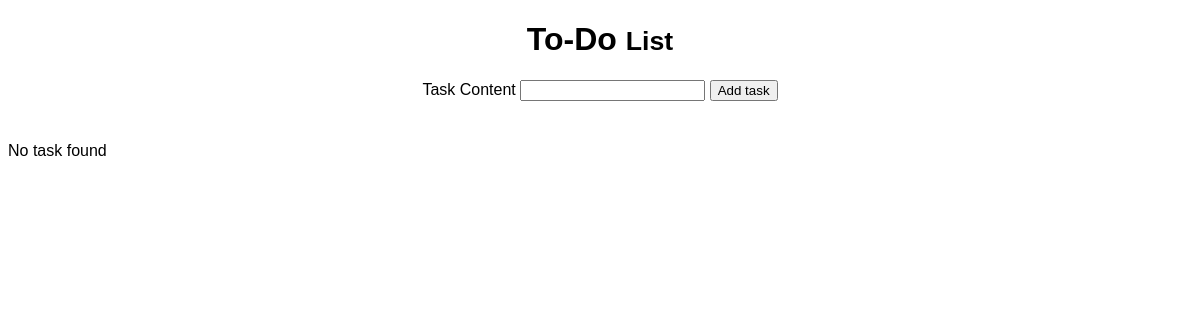
/todo/, run on an earlier commit of the app's database.
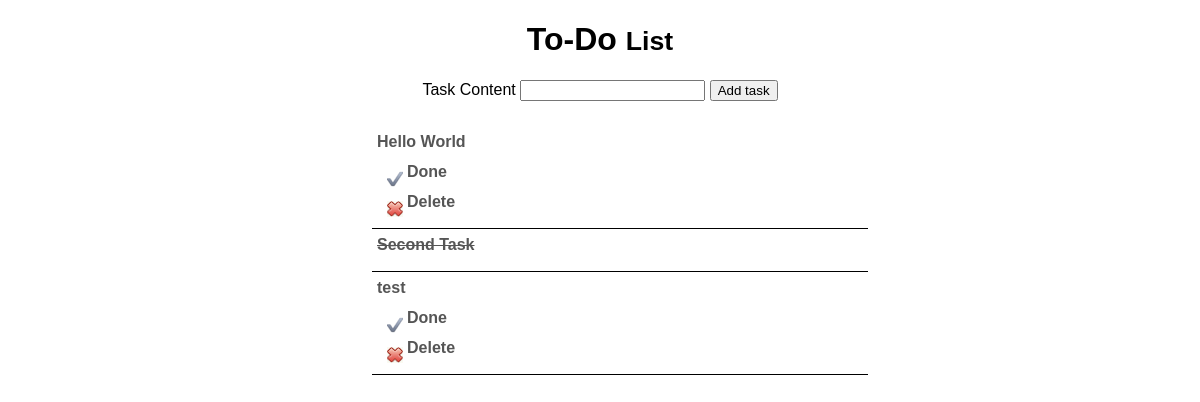
And on a later commit of the database.
### todo/models.py (models this page shows)
class Task(models.Model):
    content = models.CharField(max_length=255)
    is_done = models.BooleanField()
    created_date = models.DateTimeField(auto_now_add=True)

### todo/views.py (the view)
# urls.py: path('',views.index, name='index'),
def index(request):
    tasks_list = Task.objects.all()
    template = loader.get_template('todo/index.html')
    context = {
        'tasks_list': tasks_list
    }
    if request.method == 'POST':
        form = AddTaskForm(request.POST)
        if form.is_valid():
            form_content= form.cleaned_data['content']
            content = Task.objects.filter(content=form_content)
            if not content.exists():
                content = Task.objects.create(
                    content=form_content,
                    is_done=False
                )
    else:
        form = AddTaskForm()
    context['form'] = form
    return HttpResponse(template.render(context, request))

### todo/forms.py
class AddTaskForm(forms.Form):
    content = forms.CharField(
        label = 'Task Content',
        widget = forms.TextInput(),
        max_length = 255)

### todo/templates/todo/index.html (shortened to what this page needs)
{% load static %}
<!DOCTYPE html>
<html>
<head>
  <link rel="stylesheet" type="text/css" href="{% static 'todo/style.css' %}">
  <link href="//db.onlinewebfonts.com/c/35e23faf72946beaae07e9f37976f728?family=Purisa" rel="stylesheet"
    type="text/css" />
</head>
<body>
  <div class="form-group">
    <h1>To-Do <small>List</small></h1>
    <form action="/todo/" method="post">
    <label for="{{ form.content.id_for_label }}">Task Content</label>
      {{form.content}}
      <button type="submit">Add task</button>
    </form>
  </div>
  <div>
    {% if tasks_list %}
    <ul class="list-unstyled" id="todo">
      {% for task in tasks_list %}
        <li>
          <a href="/todo/task/edit/{{task.id}}" {% if task.is_done %} class="task-done" {% endif %} >
            {{ task.content }}
          </a>
          {% if task.is_done == False %}
          <a href="/todo/task/done/{{task.id}}" class="done">
            Done
          </a>
          <a href="/todo/task/delete/{{task.id}}" class="delete">
            Delete
          </a>
          {% endif %}
        </li>
      {% endfor %}
    </ul>
    {% else %}
    <p>No task found</p>
    {% endif %}
  </div>
</body>
</html>

What changed in the data, as far as the page shows it:
added Task: content "Hello World", is_done False (drawn)
added Task: content "Second Task", is_done True (drawn)
added Task: content "test", is_done False (drawn)
Also different on the page:
text no longer shown: "No task found"
